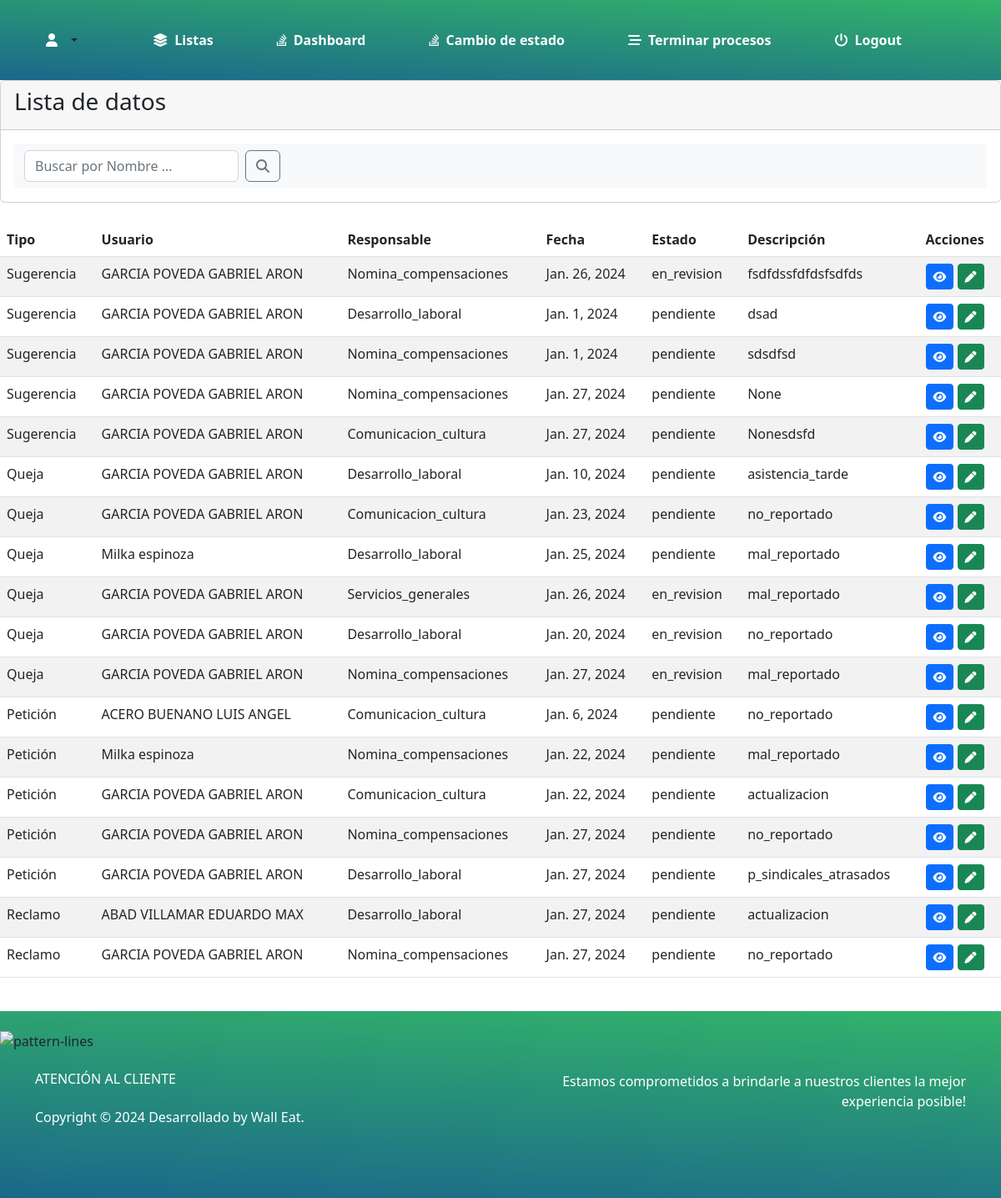
Page /update_admin/ on the committed database.
### myapp/models.py (models this page shows)
class Registro(models.Model):
    usuario = models.ForeignKey('Usuario', on_delete=models.CASCADE, related_name='%(class)ss', null=True)
    fecha = models.DateField(default=date.today)
    RESPONSABLE_CHOICES = [
        ('Comunicacion_cultura', 'Comunicación clima y cultura'),
        ('Desarrollo_laboral', 'Desarrollo y relaciones laborales'),
        ('Nomina_compensaciones', 'Nomina y compensaciones'),
        ('Seguridad_salud_ambiente', 'Seguridad, salud y ambiente'),
        ('Servicios_generales', 'Servicios generales'),
        ('Campo', 'Campo'),
        ('Fabrica', 'Fabrica'),
    ]
    responsable = models.CharField(max_length=50, choices=RESPONSABLE_CHOICES)
    causa = models.TextField()
    ESTADO_CHOICES = [
        ('pendiente', 'Pendiente'),
        ('en_revision', 'En revisión'),
        ('resuelta', 'Resuelta'),
    ]
    estado = models.CharField(max_length=20, choices=ESTADO_CHOICES)
    CORREO_CHOICES = [
        ('arongarcia558@gmail.com', 'arongarcia558@gmail.com'),
        ('ggarciap3@unemi.edu.ec', 'ggarciap3@unemi.edu.ec'),
    ]
    correo = models.CharField(max_length=254, choices=CORREO_CHOICES, verbose_name='Correo Electrónico', blank=True, null=True)
    class Meta:
        abstract = True

class Sugerencia(Registro):
    tipo_proceso = models.CharField(max_length=20, default='Sugerencia')

class Usuario(models.Model):
    cedula = models.CharField(max_length=10, primary_key=True)
    nombre = models.CharField(max_length=255)
    area = models.CharField(max_length=50)
    departamento = models.CharField(max_length=50)
    cargo = models.CharField(max_length=50)
    tipo_empleado = models.CharField(max_length=20)
    tipo_contrato = models.CharField(max_length=20)
    class Meta:
        db_table = 'usuario'

class Queja(Registro):
    CAUSA_CHOICES = [
        ('asistencia_tarde', 'Asistencia llegó tarde'),
        ('no_reportado', 'No fue reportado'),
        ('mal_reportado', 'Mal reportado'),
        ('p_sindicales_atrasados', 'P. sindicales atrasados'),
        ('descuentos_atrasados', 'Descuentos atrasados'),
        ('valores_descuento_erroneos', 'Valores de descuento erróneos'),
        ('descuentos_jubilados', 'Descuentos de jubilados'),
    ]
    causa = models.CharField(max_length=30, choices=CAUSA_CHOICES)
    doc = models.FileField(upload_to='documentos/', blank=True, null=True)
    tipo_proceso = models.CharField(max_length=20, default='Queja')

class Peticion(Registro):
    CAUSA_CHOICES = [
        ('actualizacion', 'Actualizar datos'),
        ('no_reportado', 'No fue reportado'),
        ('mal_reportado', 'Mal reportado'),
        ('p_sindicales_atrasados', 'P. sindicales atrasados'),
        ('descuentos_atrasados', 'Descuentos atrasados'),
        ('valores_descuento_erroneos', 'Valores de descuento erróneos'),
        ('descuentos_jubilados', 'Descuentos de jubilados'),
    ]
    causa = models.CharField(max_length=30, choices=CAUSA_CHOICES)
    doc = models.FileField(upload_to='documentos/', blank=True, null=True)
    tipo_proceso = models.CharField(max_length=20, default='Peticion')

class Reclamo(Registro):
    CAUSA_CHOICES = [
        ('actualizacion', 'Actualizar datos'),
        ('no_reportado', 'No fue reportado'),
        ('mal_reportado', 'Mal reportado'),
        ('p_sindicales_atrasados', 'P. sindicales atrasados'),
        ('descuentos_atrasados', 'Descuentos atrasados'),
        ('valores_descuento_erroneos', 'Valores de descuento erróneos'),
        ('descuentos_jubilados', 'Descuentos de jubilados'),
    ]
    causa = models.CharField(max_length=30, choices=CAUSA_CHOICES)
    doc = models.FileField(upload_to='documentos/', blank=True, null=True)
    tipo_proceso = models.CharField(max_length=20, default='Reclamo')

### myapp/views.py (the view)
# urls.py: path('update_admin/', update_admin, name='update_admin'),
def update_admin(request):
    sugerencias = Sugerencia.objects.all()
    quejas = Queja.objects.all()
    peticiones = Peticion.objects.all()
    reclamos = Reclamo.objects.all()
    busqueda_usuario = request.GET.get("buscar_usuario")
    if busqueda_usuario:
        sugerencias = sugerencias.filter(usuario__nombre__icontains=busqueda_usuario)
        quejas = quejas.filter(usuario__nombre__icontains=busqueda_usuario)
        peticiones = peticiones.filter(usuario__nombre__icontains=busqueda_usuario)
        reclamos = reclamos.filter(usuario__nombre__icontains=busqueda_usuario)
    return render(request, 'update_admin.html', {
        'sugerencias': sugerencias,
        'quejas': quejas,
        'peticiones': peticiones,
        'reclamos': reclamos
    })

### myapp/templates/update_admin.html (shortened to what this page needs)
{% extends "base_admin.html" %}
{% load static %}
{% block content %}
<div class="card mb-4">
    <div class="card-header">
        <h3 class="card-title">Lista de datos</h3>
    </div>
    <div class="card-body">
        <nav class="navbar bg-light">
            <div class="container-fluid">
                <form class="d-flex" action="{% url 'update_admin' %}" method="GET">
                    <input class="form-control me-2" placeholder="Buscar por Nombre ..."
                    aria-label="Search" type="text" name="buscar_usuario">
                    <button class="btn btn-outline-secondary" type="submit"><i
                        class="fas fa-search"></i></button>
                </form>
            </div>
        </nav>
    </div>
</div>
<div class="table-responsive">
  <table class="table table-striped">
    <thead>
      <tr>
        <th>Tipo</th>
        <th>Usuario</th>
        <th>Responsable</th>
        <th>Fecha</th>
        <th>Estado</th>
        <th>Descripción</th>
        <th>Acciones</th>
      </tr>
    </thead>
    <tbody>
    {% for sugerencia in sugerencias %}
      {% if sugerencia.estado == 'pendiente' or sugerencia.estado == 'en_revision' %}
        <tr>
          <td>Sugerencia</td>
          <td>{{ sugerencia.usuario.nombre }}</td>
          <td>{{ sugerencia.responsable }}</td>
          <td>{{ sugerencia.fecha }}</td>
          <td>{{ sugerencia.estado }}</td>
          <td>{{ sugerencia.causa }}</td>
          <td>
            <a href="{% url 'detalle_registro' modelo='Sugerencia' pk=sugerencia.pk %}" class="btn btn-primary btn-sm"><i class="fas fa-eye"></i></a>
            <a href="{% url 'editar_estado' modelo='Sugerencia' pk=sugerencia.pk %}"  class="btn btn-success btn-sm"><i class="fas fa-pen"></i></a>
          </td>
        </tr>
      {% endif %}
    {% endfor %}
    {% for queja in quejas %}
      {% if queja.estado == 'pendiente' or queja.estado == 'en_revision' %}
        <tr>
          <td>Queja</td>
          <td>{{ queja.usuario.nombre }}</td>
          <td>{{ queja.responsable }}</td>
          <td>{{ queja.fecha }}</td>
          <td>{{ queja.estado }}</td>
          <td>{{ queja.causa }}</td>
          <td>
            <a href="{% url 'detalle_registro' modelo='Queja' pk=queja.pk %}" class="btn btn-primary btn-sm"><i class="fas fa-eye"></i></a>
            <a href="{% url 'editar_estado' modelo='Queja' pk=queja.pk %}" class="btn btn-success btn-sm"><i class="fas fa-pen"></i></a>
          </td>
        </tr>
      {% endif %}
    {% endfor %}
    {% for peticion in peticiones %}
      {% if peticion.estado == 'pendiente' or peticion.estado == 'en_revision' %}
        <tr>
          <td>Petición</td>
          <td>{{ peticion.usuario.nombre }}</td>
          <td>{{ peticion.responsable }}</td>
          <td>{{ peticion.fecha }}</td>
          <td>{{ peticion.estado }}</td>
          <td>{{ peticion.causa }}</td>
          <td>
            <a href="{% url 'detalle_registro' modelo='Peticion' pk=peticion.pk %}" class="btn btn-primary btn-sm"><i class="fas fa-eye"></i></a>
            <a href="{% url 'editar_estado' modelo='Peticion' pk=peticion.pk %}" class="btn btn-success btn-sm"><i class="fas fa-pen"></i></a>
          </td>
        </tr>
      {% endif %}
    {% endfor %}
    {% for reclamo in reclamos %}
      {% if reclamo.estado == 'pendiente' or reclamo.estado == 'en_revision' %}
        <tr>
          <td>Reclamo</td>
          <td>{{ reclamo.usuario.nombre }}</td>
          <td>{{ reclamo.responsable }}</td>
          <td>{{ reclamo.fecha }}</td>
          <td>{{ reclamo.estado }}</td>
          <td>{{ reclamo.causa }}</td>
          <td>
            <a href="{% url 'detalle_registro' modelo='Reclamo' pk=reclamo.pk %}" class="btn btn-primary btn-sm"><i class="fas fa-eye"></i></a>
            <a href="{% url 'editar_estado' modelo='Reclamo' pk=reclamo.pk %}" class="btn btn-success btn-sm"><i class="fas fa-pen"></i></a>
          </td>
        </tr>
      {% endif %}
    {% endfor %}
    </tbody>
  </table>
</div>
<br>
{% endblock %}

### myapp/static/css/style.css (style rules this page uses)
body, html { min-height: 100vh; margin: 0; display: flex; flex-direction: column; }

### rows in the picture
Sugerencia: usuario.nombre "GARCIA POVEDA GABRIEL ARON", responsable "Nomina_compensaciones", fecha "Jan. 26, 2024", estado "en_revision", causa "fsdfdssfdfdsfsdfds"
Sugerencia: usuario.nombre "GARCIA POVEDA GABRIEL ARON", responsable "Desarrollo_laboral", fecha "Jan. 1, 2024", estado "pendiente", causa "dsad"
Sugerencia: usuario.nombre "GARCIA POVEDA GABRIEL ARON", responsable "Nomina_compensaciones", fecha "Jan. 1, 2024", estado "pendiente", causa "sdsdfsd"
Sugerencia: usuario.nombre "GARCIA POVEDA GABRIEL ARON", responsable "Nomina_compensaciones", fecha "Jan. 27, 2024", estado "pendiente", causa "None"
Sugerencia: usuario.nombre "GARCIA POVEDA GABRIEL ARON", responsable "Comunicacion_cultura", fecha "Jan. 27, 2024", estado "pendiente", causa "Nonesdsfd"
Queja: usuario.nombre "GARCIA POVEDA GABRIEL ARON", responsable "Desarrollo_laboral", fecha "Jan. 10, 2024", estado "pendiente", causa "asistencia_tarde"
Queja: usuario.nombre "GARCIA POVEDA GABRIEL ARON", responsable "Comunicacion_cultura", fecha "Jan. 23, 2024", estado "pendiente", causa "no_reportado"
Queja: usuario.nombre "Milka espinoza", responsable "Desarrollo_laboral", fecha "Jan. 25, 2024", estado "pendiente", causa "mal_reportado"
Queja: usuario.nombre "GARCIA POVEDA GABRIEL ARON", responsable "Servicios_generales", fecha "Jan. 26, 2024", estado "en_revision", causa "mal_reportado"
Queja: usuario.nombre "GARCIA POVEDA GABRIEL ARON", responsable "Desarrollo_laboral", fecha "Jan. 20, 2024", estado "en_revision", causa "no_reportado"
Queja: usuario.nombre "GARCIA POVEDA GABRIEL ARON", responsable "Nomina_compensaciones", fecha "Jan. 27, 2024", estado "en_revision", causa "mal_reportado"
Peticion: usuario.nombre "ACERO BUENANO LUIS ANGEL", responsable "Comunicacion_cultura", fecha "Jan. 6, 2024", estado "pendiente", causa "no_reportado"
Peticion: usuario.nombre "Milka espinoza", responsable "Nomina_compensaciones", fecha "Jan. 22, 2024", estado "pendiente", causa "mal_reportado"
Peticion: usuario.nombre "GARCIA POVEDA GABRIEL ARON", responsable "Comunicacion_cultura", fecha "Jan. 22, 2024", estado "pendiente", causa "actualizacion"
Peticion: usuario.nombre "GARCIA POVEDA GABRIEL ARON", responsable "Nomina_compensaciones", fecha "Jan. 27, 2024", estado "pendiente", causa "no_reportado"
Peticion: usuario.nombre "GARCIA POVEDA GABRIEL ARON", responsable "Desarrollo_laboral", fecha "Jan. 27, 2024", estado "pendiente", causa "p_sindicales_atrasados"
Reclamo: usuario.nombre "ABAD VILLAMAR EDUARDO MAX", responsable "Desarrollo_laboral", fecha "Jan. 27, 2024", estado "pendiente", causa "actualizacion"
Reclamo: usuario.nombre "GARCIA POVEDA GABRIEL ARON", responsable "Nomina_compensaciones", fecha "Jan. 27, 2024", estado "pendiente", causa "no_reportado"
